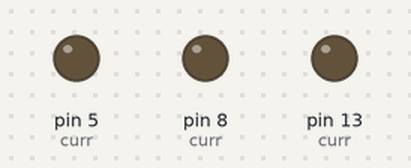
Recording of a sketch running on a simulated Arduino Uno, built with avr-gcc and run on an emulated ATmega328P. Shown: output pins drawn as LEDs (lit = HIGH).

Above: at 0.5 s.
At 1.5 s:
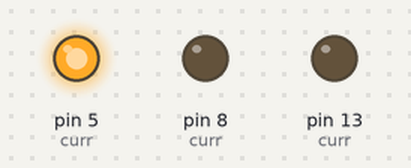
At 3.5 s:
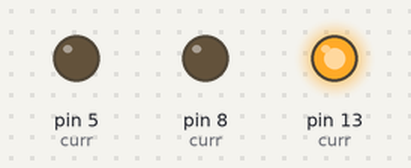
At 5.5 s:
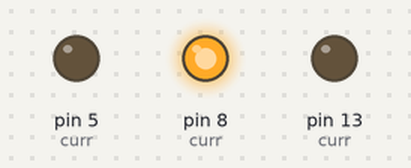
Timing chart, 0 to 6.9 s (numbered marks = the images above):
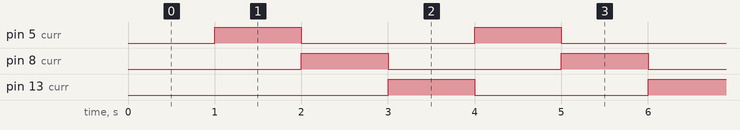

The sketch:

lab1.ino
```cpp
/*
Rahin Jain
rjain56
665219123

Lab-01: Three Blinking Lights
the code hould make the 13, 5 and 8 nodes (default on board, red and green light blink one after the another. Ijust assumed we don't need to put a light for 13 since, it seems to be connected right on the board. I used the blink example on the IDE as a reference.)
*/

unsigned long previousMillis = 0;  // will store last time LED was updated
const long interval = 1000;  // interval at which to blink (milliseconds)
int curr = 13;
// the setup function runs once when you press reset or power the board
void setup() {
  // initialize digital pin LED_BUILTIN as an output.
  pinMode(13, OUTPUT);
  pinMode(5, OUTPUT);
  pinMode(8, OUTPUT);
}


// the loop function runs over and over again forever
void loop() {

  unsigned long currentMillis = millis();


    if (currentMillis - previousMillis >= interval) {
    // save the last time you blinked the LED
    previousMillis = currentMillis;

    digitalWrite(13, LOW);
    digitalWrite(5, LOW);
    digitalWrite(8, LOW);


    // if the LED is off turn it on and vice-versa:
    if (curr == 13) {
      curr = 5;
    } else if (curr == 5) {
      curr = 8;
    } else {
      curr = 13;
    }

    // set the LED with the ledState of the variable:
    digitalWrite(curr, HIGH);
  }


  // digitalWrite(8, HIGH);
  // delay(1000);                      // wait for a second
  // digitalWrite(13, LOW);   // turn the LED off by making the voltage LOW
  // digitalWrite(5, LOW);
  // digitalWrite(8, LOW);
  // delay(1000);                      // wait for a second
}
```

Measured:
- by itself, pin 5 (curr), pin 8 (curr), pin 13 (curr): alternates HIGH for 1.0 s and LOW for 2.0 s
- by itself, everything shown: repeats every 3.0 s, in 3 steps
